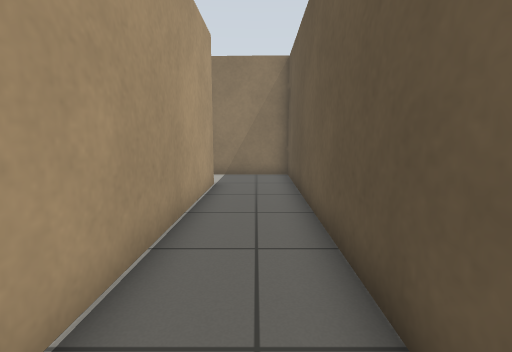
view 1 (above)

13 first-person views from a walk through a Gazebo world. The camera is 0.83 m above the floor, tilts 8° down and sees 85° across. The floor is counted in squares, 0.5 m on a side. Each view is taken from the middle of a square. On the plan, view 1 faces up. The plan holds only what a view shows up to about 15 squares ahead; the rest is blank. Robots are left out.

view 2
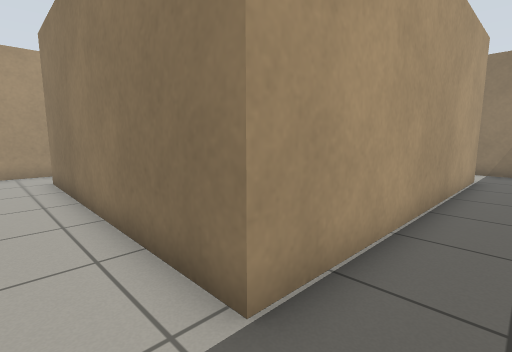

view 3
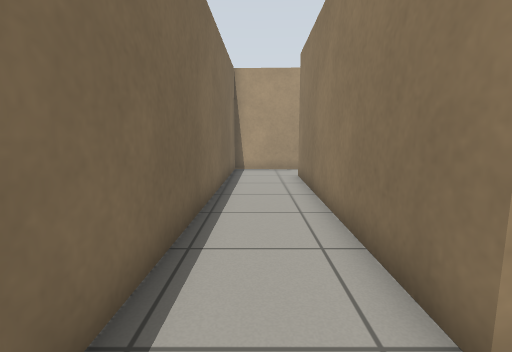

view 4
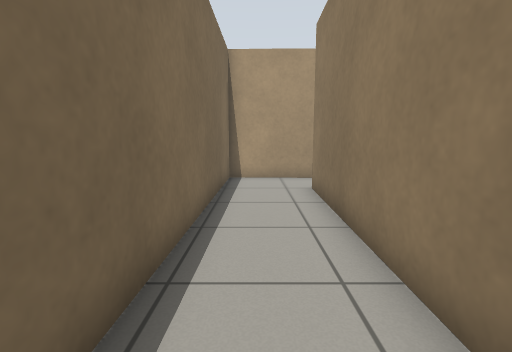

view 5
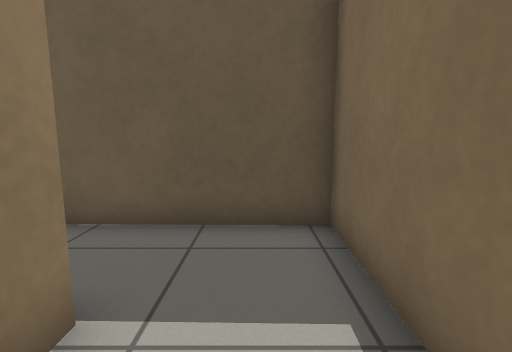

view 6
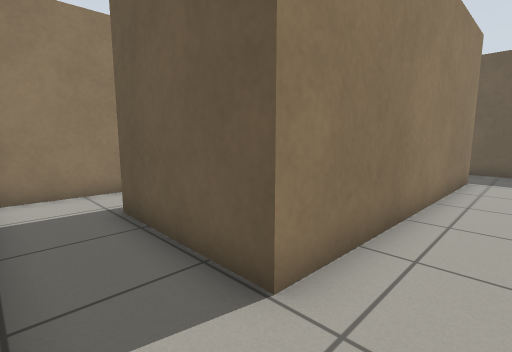

view 7
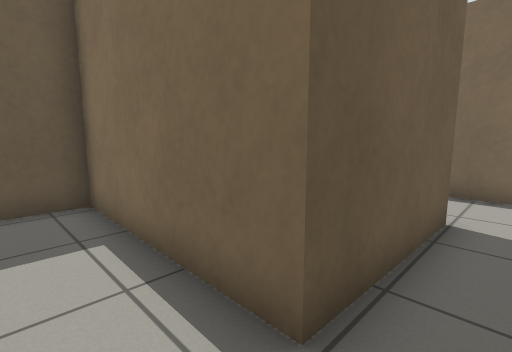

view 8
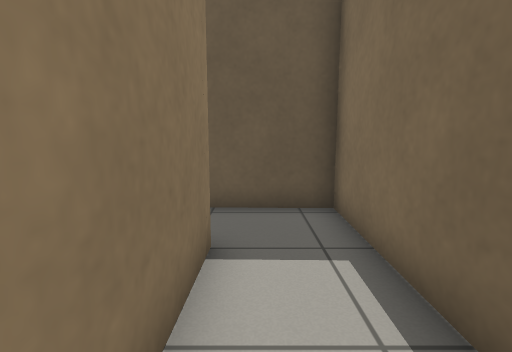

view 9
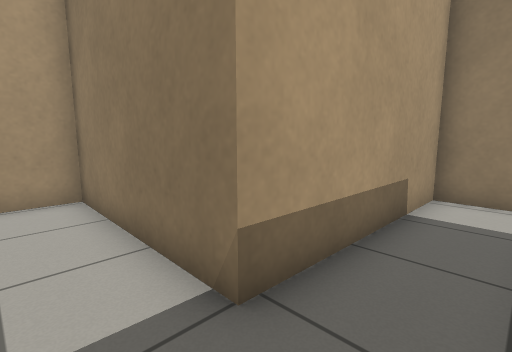

view 10
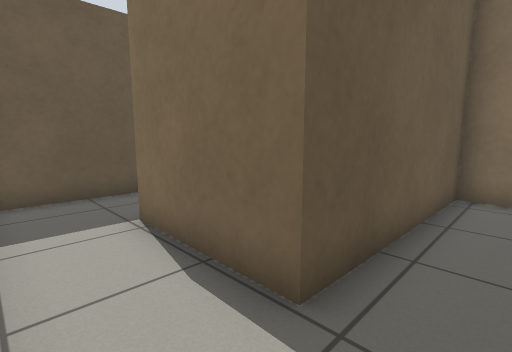

view 11
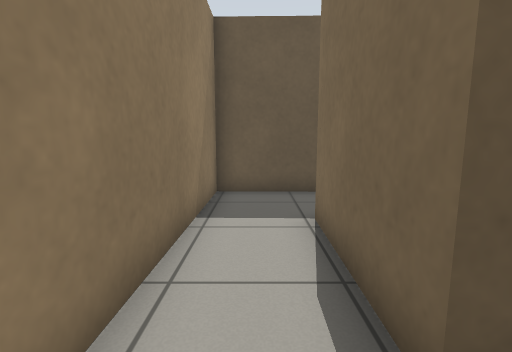

view 12
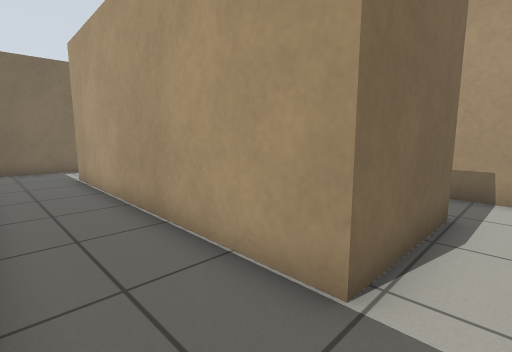

view 13
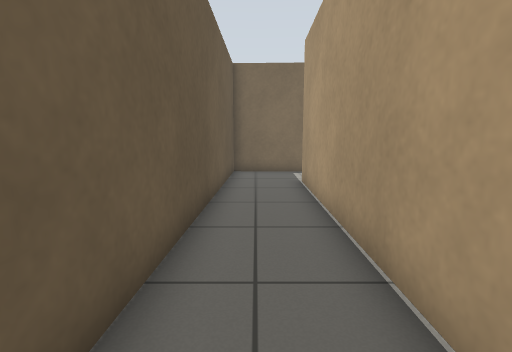

### Floor plan
Points are (right, up) in squares from view 1. A wall is a line through its corners. A room is listed if a view was taken in it or the views show most of it. See-through windows are left out.
Room 1 (views 1, 2, 3, 4, 5, 6, 12, 13)
walls: (-1.5, 9.8) (-1.7, -1.4) (-11.9, -1.2); (-14.3, -0.7) (-14.3, -4.1) (1.1, -4.4) (1.4, 12.2) (-1.6, 12.3)
ways out: opening at (-13, 0) to room 2; opening at (-2, 11) to room 2
Room 2 (views 7, 8, 9, 10, 11)
walls: (-1.6, 12.3) (-7.8, 12.4) (-7.9, 5.7) (-14.1, 5.8) (-14.2, 4.2); (-11.9, -1.2) (-11.8, 3.3) (-5.6, 3.2) (-5.5, 9.9) (-1.5, 9.8)
ways out: opening at (-13, 0) to room 1; opening at (-2, 11) to room 1

Where each view was taken, in squares from view 1:
view 1: 0 up, 0 right, facing up
view 2: 3 down, 0 right, facing up-left
view 3: 3 down, 0 right, facing left
view 4: 3 down, 3 left, facing left
view 5: 3 down, 4 left, facing right
view 6: 3 down, 14 left, facing up-right
view 7: 5 up, 13 left, facing down-right
view 8: 5 up, 12 left, facing right
view 9: 4 up, 6 left, facing up-left
view 10: 12 up, 7 left, facing down-right
view 11: 11 up, 7 left, facing right
view 12: 11 up, 1 right, facing down-left
view 13: 9 up, 0 right, facing down
